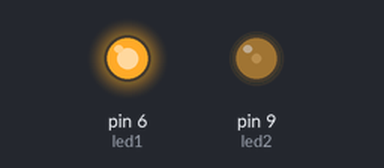
Recording of a sketch running on a simulated Arduino Uno, built with avr-gcc and run on an emulated ATmega328P. Parts: output pins drawn as LEDs (lit = HIGH).

Above: at 0.23 s.
Timing chart, 0 to 40.0 s (numbered marks = the images above):
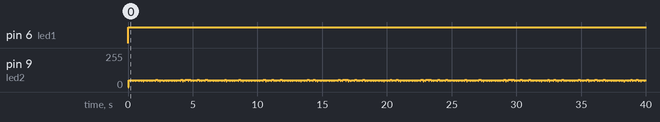

Measured:
- by itself, pin 6 (led1): LOW → HIGH at 0.00 s

The sketch:

pwmlite_10percent_brightness_comparison.ino
```cpp
int led1 = 6;
int led2 = 9;

int freq2 = 100;//Hz
int period2 = 1000 / freq2;//ms
int lightupTime2 = period2 / 10;

void setup() {
  pinMode(led1, OUTPUT);
  pinMode(led2, OUTPUT);
}

void loop() {
  ledOn(led1);
  asyncBlinkLedExtended(led2, period2, lightupTime2);
}

void asyncBlinkLedExtended(int ledID, int period, int lightupTime) {
  if (millis() % period <= lightupTime) {
    ledOn(ledID);
  } else {
    ledOff(ledID);
  }
}

void ledOn(int ledID) {
  digitalWrite(ledID, HIGH);
}

void ledOff(int ledID) {
  digitalWrite(ledID, LOW);
}
```
